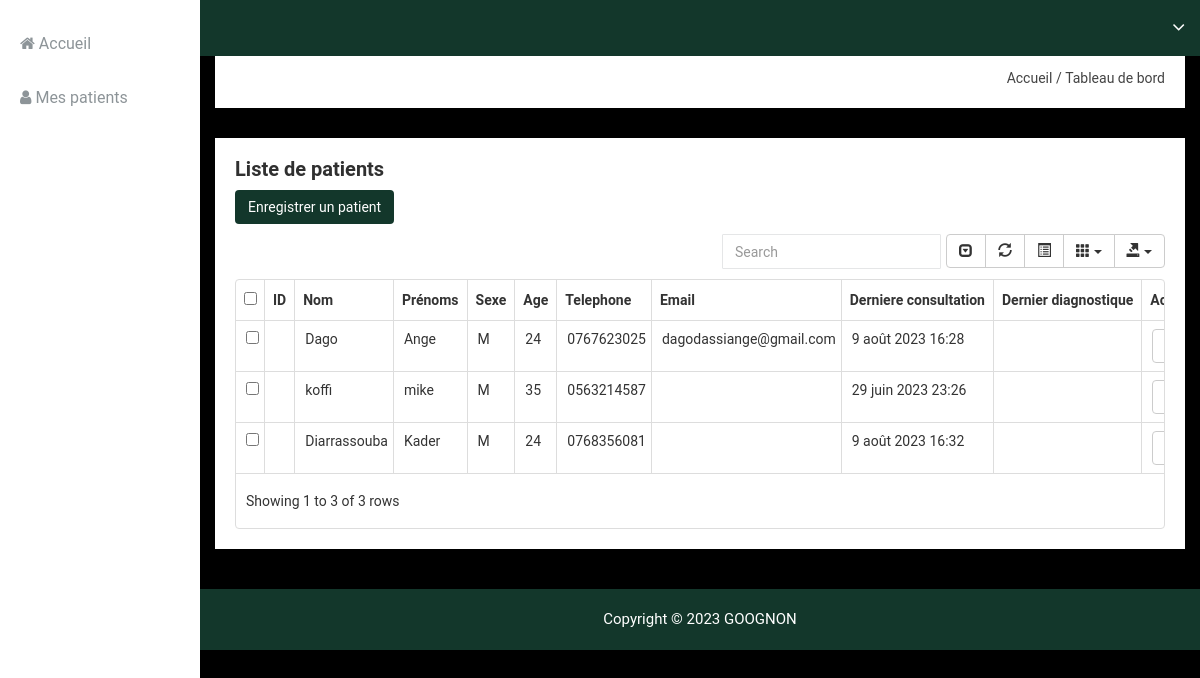
Screenshot of /accueil/patients/ with the database file from the repository.
### receptionspace/models.py (models this page shows)
class Patient(models.Model):
    first_name = models.CharField(max_length=255)
    last_name = models.CharField(max_length=255)
    sexe = models.CharField(max_length=1, default=None)
    birthday = models.DateField()
    email = models.EmailField(max_length=255, null=True)
    phone = models.CharField(max_length=10)
    habitation = models.CharField(max_length=255)
    created_by = models.ForeignKey(Collaborateur, on_delete=models.SET_NULL, null=True)
    created_at = models.DateTimeField(auto_now=True)

class Visite(models.Model):
    taille = models.DecimalField(max_digits=5, decimal_places=2, null=True)
    masse = models.DecimalField(max_digits=5, decimal_places=2, null=True)
    temperature = models.DecimalField( max_digits=3, decimal_places=1, null=True)
    motifs = models.TextField(max_length=255)
    date_time = models.DateTimeField(auto_now_add=True)
    service = models.ForeignKey(Service, on_delete=models.SET_NULL, null=True)
    patient = models.ForeignKey(Patient, on_delete=models.CASCADE)
    created_by = models.ForeignKey(Collaborateur, on_delete=models.SET_NULL, null=True)

### receptionspace/views.py (the view)
# urls.py: path('patients/', views.patients, name='patients'),
def patients(request):
    collaborateur = Configuration.current_user(request)
    patients = Patient.objects.all()
    services = Service.objects.exclude(name__in=['Admin', 'Pharmacie', 'Caisse', 'Reception'])
    context = {
        'collaborateur':collaborateur,
        'patients':patients,
        'services':services
    }
    return render(request, 'receptionspace/patient.html', context)

### configuration.py (called while the page is built)
    def current_user(request):
        try:
            user_id = request.session['id']
            collaborateur = Collaborateur.objects.get(user = User.objects.get(pk=user_id))
        except KeyError:
            return HttpResponseRedirect(reverse('adminspace:login'))
        except ObjectDoesNotExist:
            return HttpResponseRedirect(reverse('adminspace:login'))
        else:
            return collaborateur

### receptionspace/templatetags/dates.py (called while the page is built)
@register.filter
def age(birthday:datetime, today=datetime.today().date()):
    age = today-birthday
    return round(age.days/365)

### receptionspace/templates/receptionspace/patient.html (shortened to what this page needs)
{% extends 'receptionspace/base.html' %}
{% load dates %}
{% block content %}
<div class="data-table-area mg-b-15">
    <div class="container-fluid">
        <div class="row">
            <div class="col-lg-12 col-md-12 col-sm-12 col-xs-12">
                <div class="sparkline13-list">
                    <div class="sparkline13-hd">
                        <div class="main-sparkline13-hd">
                            <h1>Liste de patients</h1>
                        </div>
                    </div>
                    <div class="sparkline13-graph">
                        <div class="datatable-dashv1-list custom-datatable-overright">
                            <button type="button" class="btn btn-custon-rounded-four" style="background-color: #13372b; color: white;" data-toggle="modal" data-target="#EnregistrerNouveau">Enregistrer un patient</button>
                            <table id="table" data-toggle="table" data-pagination="true" data-search="true" data-show-columns="true" data-show-pagination-switch="true" data-show-refresh="true" data-key-events="true" data-show-toggle="true" data-resizable="true" data-cookie="true"
                                data-cookie-id-table="saveId" data-show-export="true" data-click-to-select="true" data-toolbar="#toolbar">
                                <thead>
                                    <tr>
                                        <th data-field="id">ID</th>
                                        <th data-field="nom " >Nom</th>
                                        <th data-field="prenoms" >Prénoms</th>
                                        <th data-field="sexe" >Sexe</th>
                                        <th data-field="age" >Age</th>
                                        <th data-field="telephone" >Telephone</th>
                                        <th data-field="email">Email</th>
                                        <th data-field="d_consult" >Derniere consultation</th>
                                        <th data-field="d_DIA" >Dernier diagnostique</th>
                                        <th data-field="action">Action</th>
                                    </tr>
                                </thead>
                                <tbody>
                                    {% for patient in patients %}
                                    <tr>
                                        <td></td>
                                        <td>{{patient.first_name}}</td>
                                        <td>{{patient.last_name}}</td>
                                        <td>{{patient.sexe}}</td>
                                        <td>{{patient.birthday|age}}</td>
                                        <td>{{patient.phone}}</td>
                                        <td>{{patient.email}}</td>
                                        <td>{{patient.visite_set.last.date_time}}</td>
                                        <td></td>
                                        <td>
                                            <button type="button" class="btn btn-custon-four btn-default" data-toggle="modal" data-target="#InfoBase{{patient.id}}"></button>
                                        </td>
                                    </tr>
                                    {% endfor %}
                                </tbody>
                            </table>
                    </div>
                </div>
            </div>
        </div>
    </div>
</div> <br>
{% endblock content %}

### adminspace/static/adminspace/css/main.css (style rules this page uses)
html { color: #222; font-size: 1em; line-height: 1.4; }

### rows the page displays
Patient: first_name "Dago", last_name "Ange", sexe "M", birthday|age "24", phone "0767623025", email "dagodassiange@gmail.com", visite_set.last.date_time "9 août 2023 16:28"
Patient: first_name "koffi", last_name "mike", sexe "M", birthday|age "35", phone "0563214587", visite_set.last.date_time "29 juin 2023 23:26"
Patient: first_name "Diarrassouba", last_name "Kader", sexe "M", birthday|age "24", phone "0768356081", visite_set.last.date_time "9 août 2023 16:32"
